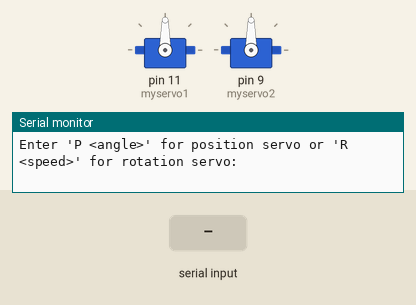
The sketch below on a simulated Arduino Uno, built with avr-gcc and run on an emulated ATmega328P. On the bench: 2 × servo, the last lines printed to the serial monitor. The test bench sets the inputs (shaded band).

Above: at 1.2 s.
1.3 s: "P90\n" received over Serial
At 1.7 s:
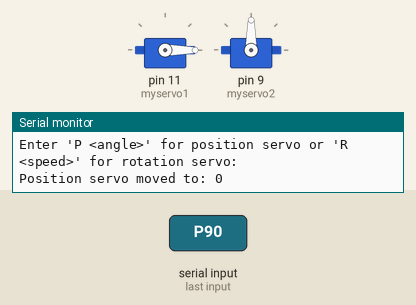
2.8 s: "R,45\n" received over Serial
At 4.0 s:
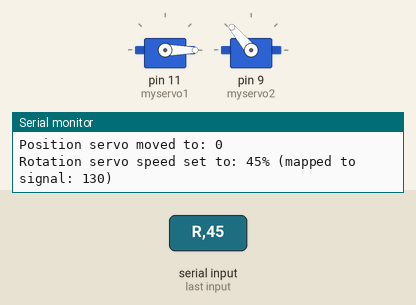
4.3 s: "P,45\n" received over Serial
At 5.2 s:
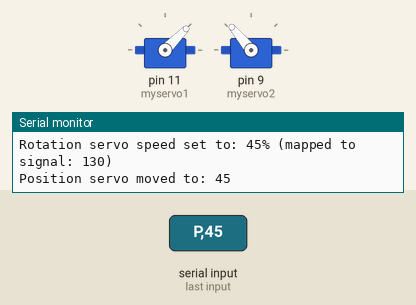
5.8 s: "R90\n" received over Serial
At 6.3 s:
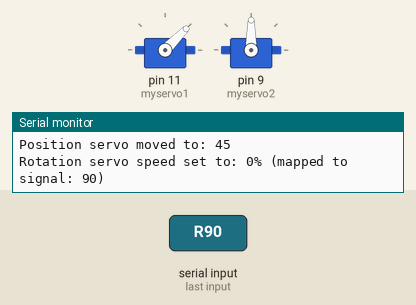
7.3 s: "p90\n" received over Serial
At 8.5 s:
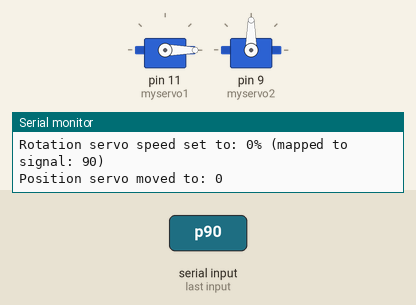
8.8 s: "p,45\n" received over Serial
At 9.8 s:
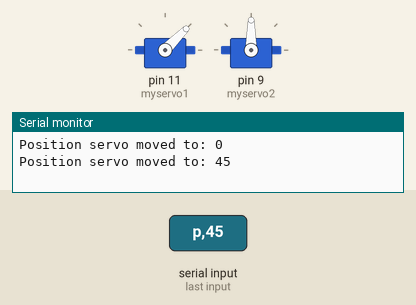
Timing chart, 0 to 11.3 s (numbered marks = the images above; inputs shaded):
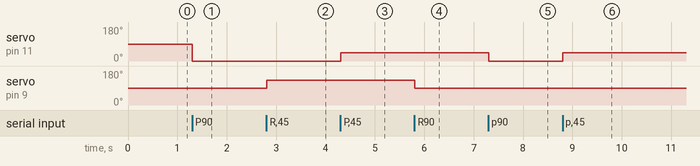

Measured:
- after the input at 1.3 s, servo on pin 11 (myservo1): 90° → 0° at once
- after the input at 2.8 s, servo on pin 9 (myservo2): 90° → 130° at once
- after the input at 4.3 s, servo on pin 11 (myservo1): 0° → 45° at once
- after the input at 5.8 s, servo on pin 9 (myservo2): 130° → 90° at once
- after the input at 7.3 s, servo on pin 11 (myservo1): 45° → 0° at once
- after the input at 8.8 s, servo on pin 11 (myservo1): 0° → 45° at once

The sketch:

motorDrive.ino
```cpp
#include <Servo.h>

Servo myservo1; // Position servo on pin 11
Servo myservo2; // Continuous rotation servo on pin 9
int input = 0;

void setup() {
  Serial.begin(9600);
  myservo1.attach(11); // Setup for position servo
  myservo2.attach(9);  // Setup for rotation servo
  Serial.println("Enter 'P <angle>' for position servo or 'R <speed>' for rotation servo:");
}

void posServo(int angle) {
  // Clamp angle between 0 and 180
  angle = constrain(angle, 0, 180);
  myservo1.write(angle);
  Serial.print("Position servo moved to: ");
  Serial.println(angle);
}

void rotServo(int speedPercent){
    // Clamp speed percentage between -100 and 100
  speedPercent = constrain(speedPercent, -100, 100);

  // Map speedPercent to servo pulse range (0-180)
  // 0% -> 93 (stop), +100% -> 180, -100% -> 0
  int servoSignal = map(speedPercent, -100, 100, 0, 180);
  myservo2.write(servoSignal);


  Serial.print("Rotation servo speed set to: ");
  Serial.print(speedPercent);
  Serial.print("% (mapped to signal: ");
  Serial.print(servoSignal);
  Serial.println(")");

}

void loop() {
  if (Serial.available()) {
    String input = Serial.readStringUntil('\n');
    input.trim();

    if (input.length() > 0) {
      char type = input.charAt(0); // 'P' or 'R'
      int value = input.substring(2).toInt(); // parse number after space

      if (type == 'P' || type == 'p') {
        posServo(value);
      } else if (type == 'R' || type == 'r') {
        rotServo(value);
      } else {
        Serial.println("Invalid input. Use 'P <angle>' or 'R <speed>'");
      }
    }
  }
}
```
